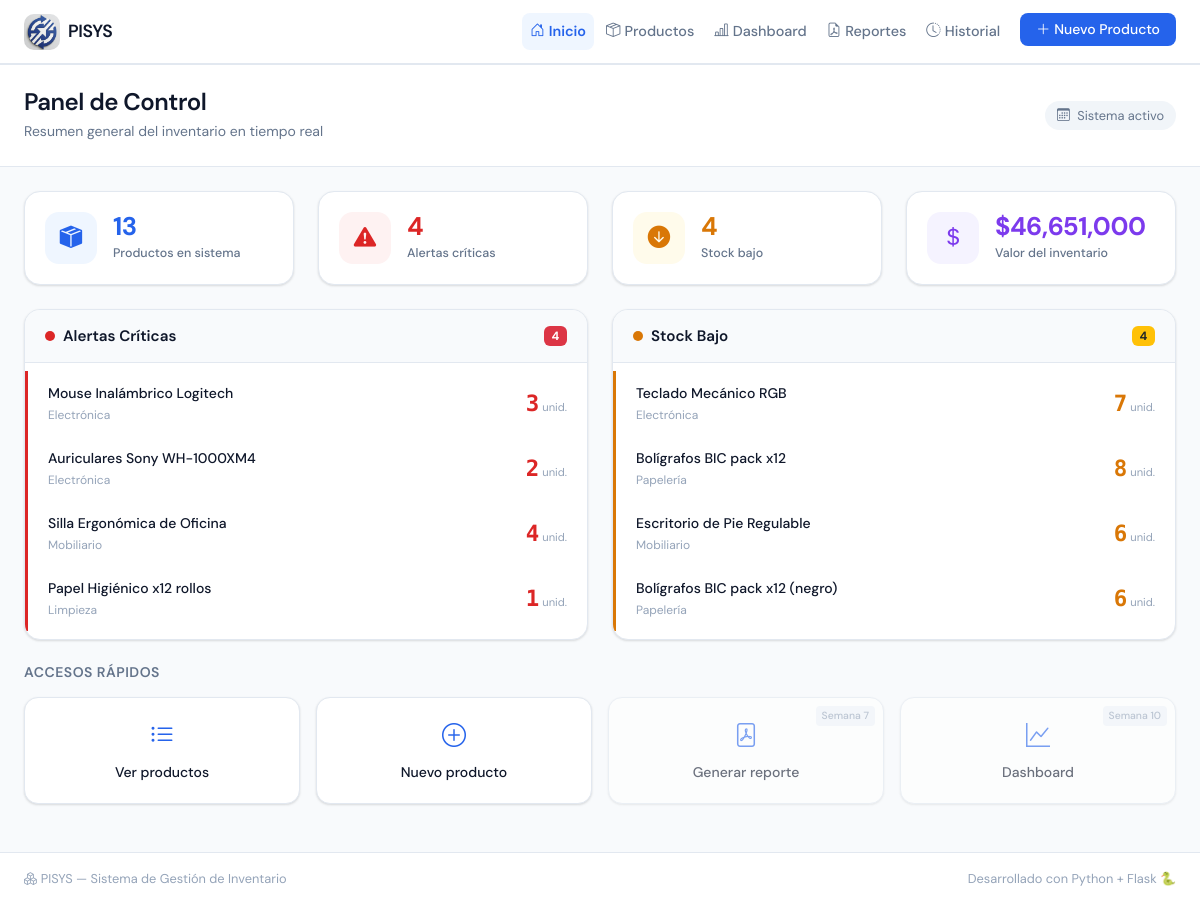
Before: / with the older database file.
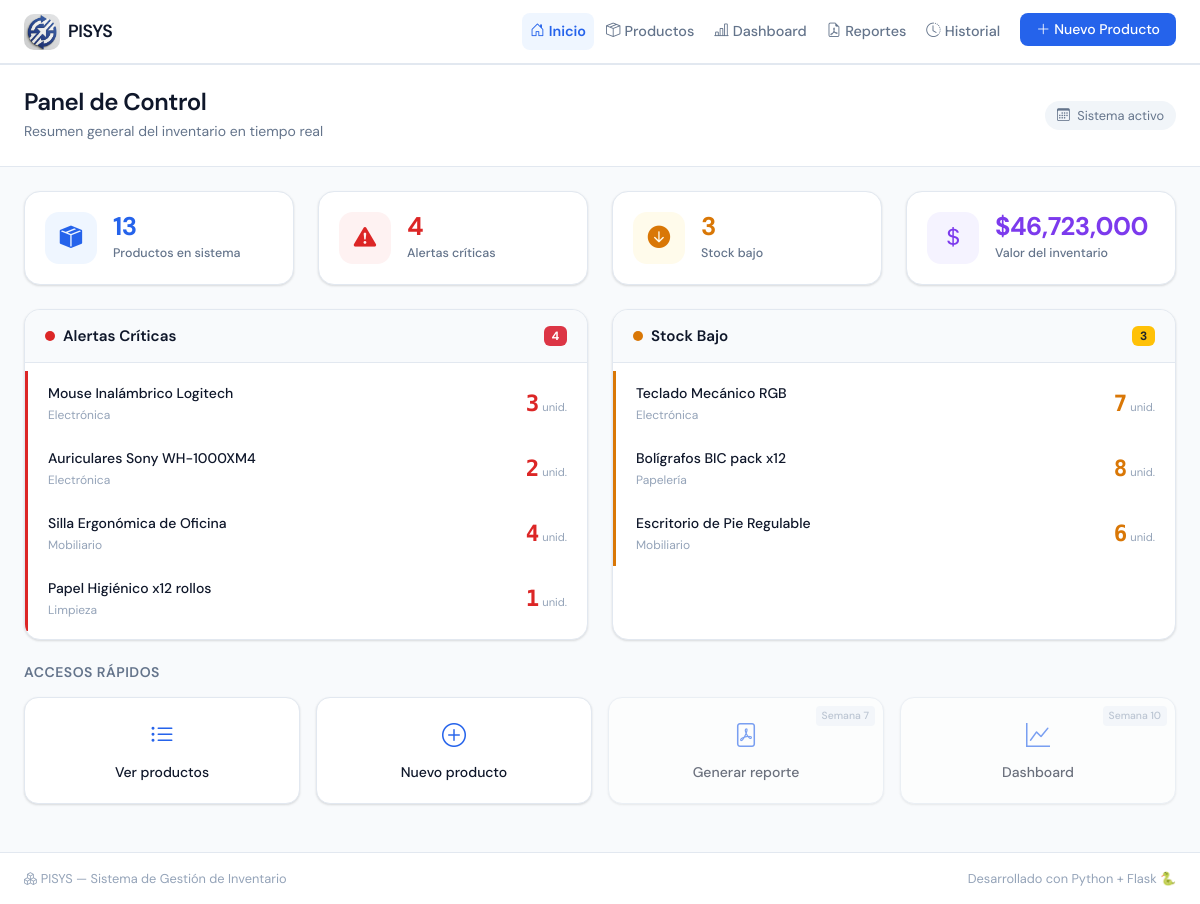
After: the same page with the newer database file.
### app.py (models this page shows, shortened)
class Producto(db.Model):
    __tablename__ = 'producto'
    id             = db.Column(db.Integer, primary_key=True)
    nombre         = db.Column(db.String(100), nullable=False)
    descripcion    = db.Column(db.Text, nullable=True)
    precio         = db.Column(db.Float, nullable=False, default=0.0)
    cantidad       = db.Column(db.Integer, nullable=False, default=0)
    categoria      = db.Column(db.String(50), nullable=True, default='General')
    fecha_creacion = db.Column(db.DateTime, default=datetime.utcnow)
    def valor_total(self):
        return self.precio * self.cantidad

### app.py (the view)
@app.route('/')
def inicio():
    total_productos        = Producto.query.count()
    alertas_criticas       = Producto.query.filter(Producto.cantidad < 5).all()
    alertas_bajas          = Producto.query.filter(Producto.cantidad >= 5, Producto.cantidad < 10).all()
    valor_total_inventario = sum(p.valor_total() for p in Producto.query.all())
    return render_template('inicio.html',
                           total_productos=total_productos,
                           alertas_criticas=alertas_criticas,
                           alertas_bajas=alertas_bajas,
                           valor_total_inventario=valor_total_inventario)

### templates/inicio.html (shortened to what the changed rows need)
{% extends "base.html" %}
{% block contenido %}
<div class="page-header">
    <div class="container-fluid px-4">
        <div class="row align-items-center">
            <div class="col">
                <h1 class="page-title">Panel de Control</h1>
            </div>
        </div>
    </div>
</div>
<div class="container-fluid px-4 mt-4">
    <div class="row g-4">
        <div class="col-12 col-sm-6 col-xl-3">
            <div class="kpi-card {% if alertas_bajas %}kpi-amarillo{% else %}kpi-verde{% endif %}">
                <div class="kpi-info">
                    <span class="kpi-valor">{{ alertas_bajas | length }}</span>
                    <span class="kpi-label">Stock bajo</span>
                </div>
            </div>
        </div>
        <div class="col-12 col-sm-6 col-xl-3">
            <div class="kpi-card kpi-morado">
                <div class="kpi-info">
                    <span class="kpi-valor">
                        ${{ "{:,.0f}".format(valor_total_inventario) }}
                    </span>
                    <span class="kpi-label">Valor del inventario</span>
                </div>
            </div>
        </div>
    </div>
</div>
<div class="container-fluid px-4 mt-4">
    <div class="row g-4">
        <div class="col-12 col-lg-6">
            <div class="card-seccion">
                <div class="card-seccion-body">
                    {% if alertas_criticas %}
                    {% for producto in alertas_criticas %}
                    <div class="alerta-item alerta-critica">
                        <div class="alerta-info">
                            <span class="alerta-nombre">{{ producto.nombre }}</span>
                            <span class="alerta-categoria">{{ producto.categoria }}</span>
                        </div>
                        <div class="alerta-stock">
                            <span class="stock-numero stock-critico">{{ producto.cantidad }}</span>
                            <span class="stock-label">unid.</span>
                        </div>
                    </div>
                    {% endfor %}
                    {% else %}
                    <div class="alerta-vacia">
                        <i class="bi bi-check-circle-fill text-success fs-4"></i>
                        <p class="mb-0">¡Todo en orden! Sin alertas críticas.</p>
                    </div>
                    {% endif %}
                </div>
            </div>
        </div>
        <div class="col-12 col-lg-6">
            <div class="card-seccion">
                <div class="card-seccion-header">
                    <div class="d-flex align-items-center gap-2">
                        <span class="indicador-amarillo"></span>
                        <h5 class="mb-0">Stock Bajo</h5>
                    </div>
                    <span class="badge bg-warning text-dark">{{ alertas_bajas | length }}</span>
                </div>
                <div class="card-seccion-body">
                    {% if alertas_bajas %}
                    {% for producto in alertas_bajas %}
                    <div class="alerta-item alerta-baja">
                        <div class="alerta-info">
                            <span class="alerta-nombre">{{ producto.nombre }}</span>
                            <span class="alerta-categoria">{{ producto.categoria }}</span>
                        </div>
                        <div class="alerta-stock">
                            <span class="stock-numero stock-bajo">{{ producto.cantidad }}</span>
                            <span class="stock-label">unid.</span>
                        </div>
                    </div>
                    {% endfor %}
                    {% else %}
                    <div class="alerta-vacia">
                        <i class="bi bi-check-circle-fill text-success fs-4"></i>
                        <p class="mb-0">¡Stock saludable! Sin productos en nivel bajo.</p>
                    </div>
                    {% endif %}
                </div>
            </div>
        </div>
    </div>
</div>
{% endblock %}

Changed rows visible on the page:
no longer on this page (row edited): Producto: nombre "Bolígrafos BIC pack x12 (negro)", categoria "Papelería", cantidad "6", shown under "Stock Bajo"
Other visible differences:
{{ alertas_bajas | length }}: "4" → "3"
{{ "{:,.0f}".format(valor_total_inventario) }}: "46,651,000" → "46,723,000"
